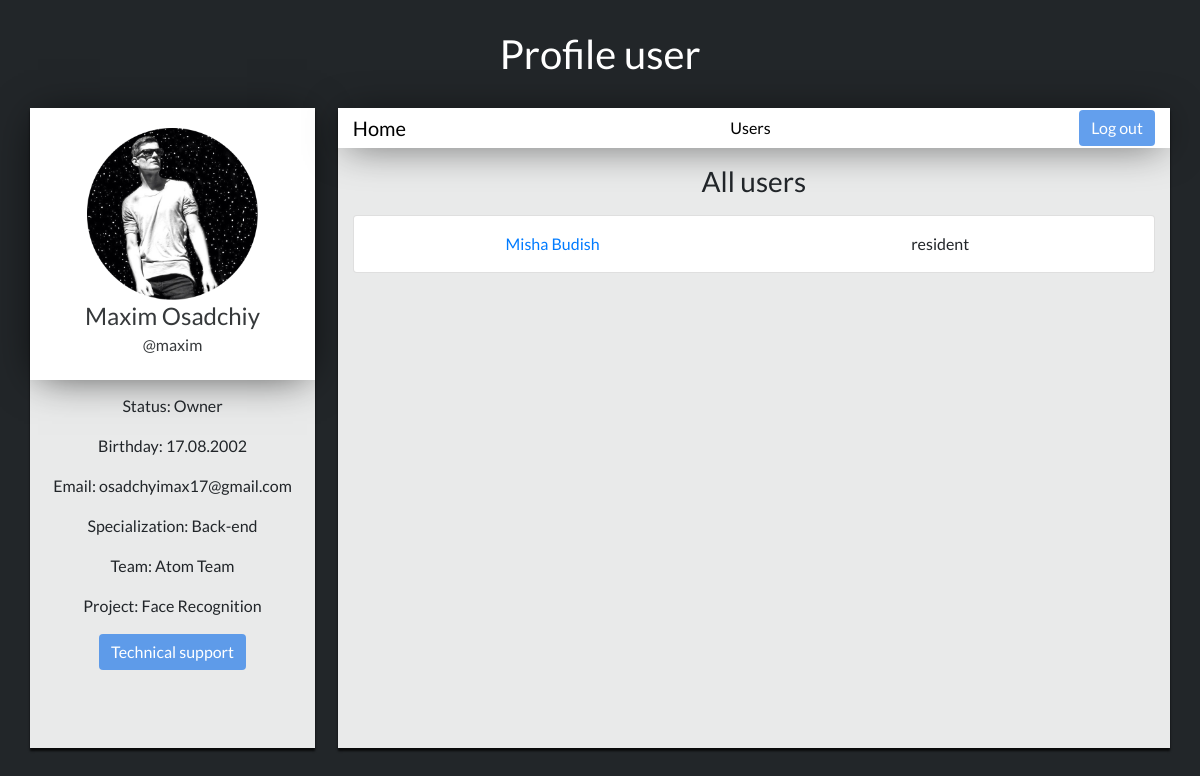
The app's page /users-user, older data.
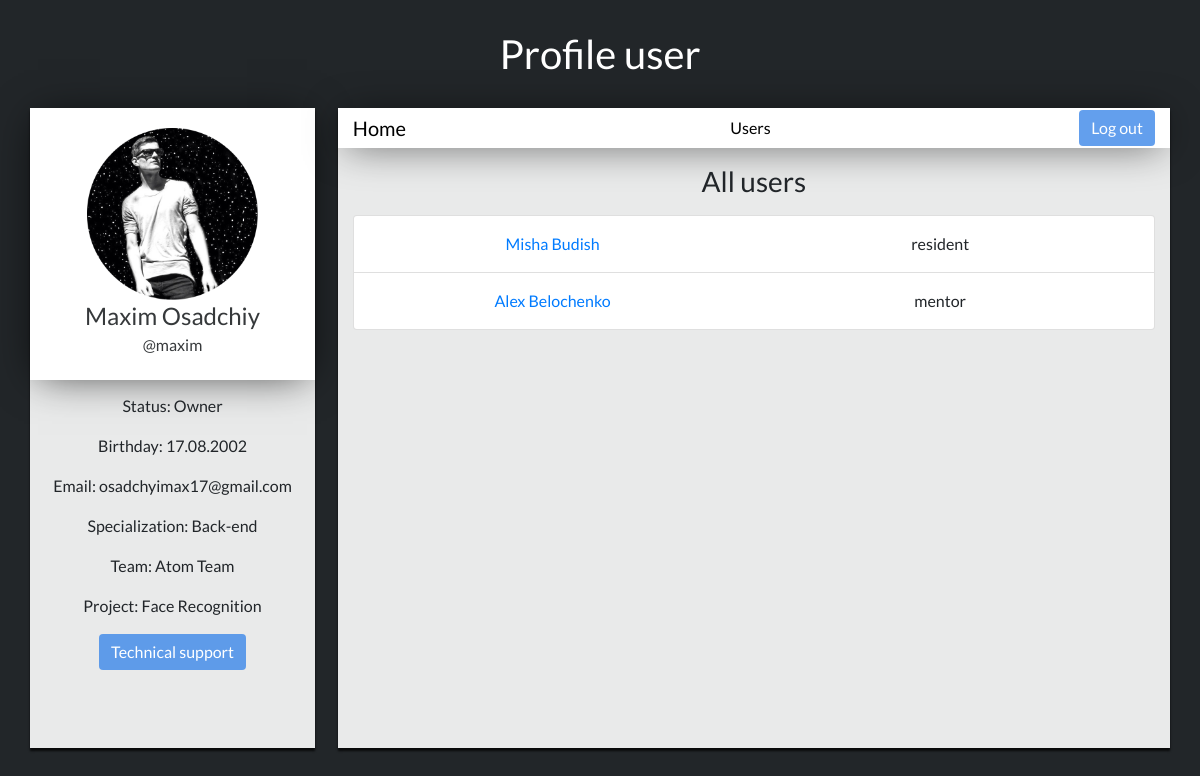
The same page, newer data.
### login/models.py (models this page shows, shortened)
class User(models.Model):
    attendance = models.IntegerField(default=None)
    name = models.CharField(max_length=30)
    surname = models.CharField(max_length=30)
    username = models.CharField(max_length=30)
    password = models.CharField(max_length=150)
    status = models.CharField(max_length=15, choices=status)
    birth_date = models.DateTimeField()
    email = models.EmailField(max_length=30, null=True)
    specialization = models.CharField(max_length=30, choices=spec)
    team = models.CharField(max_length=50)
    project = models.CharField(max_length=50)
    last_seen = models.DateTimeField(auto_now=True)
    profile_photo = models.ImageField(upload_to='profile_photos')

### login/views.py (the view)
# urls.py: path('users-user', views.list_users_user, name='users_user'),
def list_users_user(request):
    residents = User.objects.filter(status='resident').count()
    mentors = User.objects.filter(status='mentor').count()
    owners = User.objects.filter(status='owner').count()
    users_list = User.objects.all()
    return render(request, 'users-user/index.html', {'list_users': users_list,'residents': residents,'mentors': mentors,'owners': owners})

### login/templates/users-user/index.html (shortened to what this page needs)
{% extends 'index-user-base.html' %}
{% block info_user %}
{% load staticfiles %}
<link rel="stylesheet" media="all" href="{% static 'css/home-user.css' %}" type="text/css">
<link rel="stylesheet" media="all" href="{% static 'css/base.css' %}" type="text/css">
    <div>
        {% if list_residents %}
            <h3 class="list-text">Residents List</h3>
        {% elif list_mentors %}
            <h3 class="list-text">Mentors List</h3>
        {% elif list_owners %}
            <h3 class="list-text">Owners List</h3>
        {% elif list_users %}
            <h3 class="list-text">All users</h3>
        {% endif %}
        <div class="container">
            <div class="row" style="padding: 5%;padding-top: 0;padding-left:0;padding-right:0;">
              <div class="col">
                <div class="userjoin-block">
                    <ul class="list-group">
                        {% for item in list_users %}
                            <li class="list-group-item">
                                <div class="container list-group">
                                    <div class="row">
                                        <div class="col-sm">
                                                <a href="/user-users/{{ item.id }}"><p style="text-align:center;margin: 0;line-height: 2;">{{ item.name }} {{ item.surname }}</p></a>
                                        </div>
                                        <div class="col-sm">
                                            <p class="list-text" style="text-align:center;margin: 0;line-height: 2;">{{item.status}}</p>
                                        </div>
                                    </div>
                                </div>
                            </li>
                        {% endfor %}
                    </ul>
                </div>
            </div>
        </div>
    </div>
    </div>
{% endblock %}

Row changes from the older to the newer data that the page shows:
added User: name "Alex", surname "Belochenko", status "mentor"
